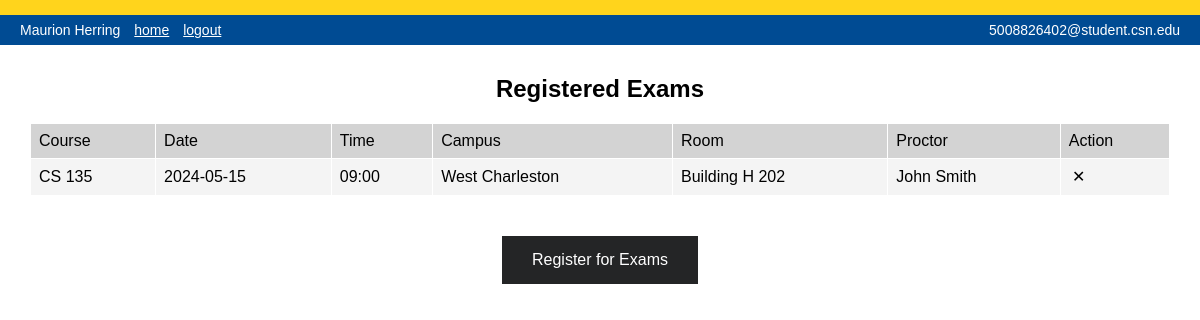
Page /registered_exams (signed in) on the earlier database version.
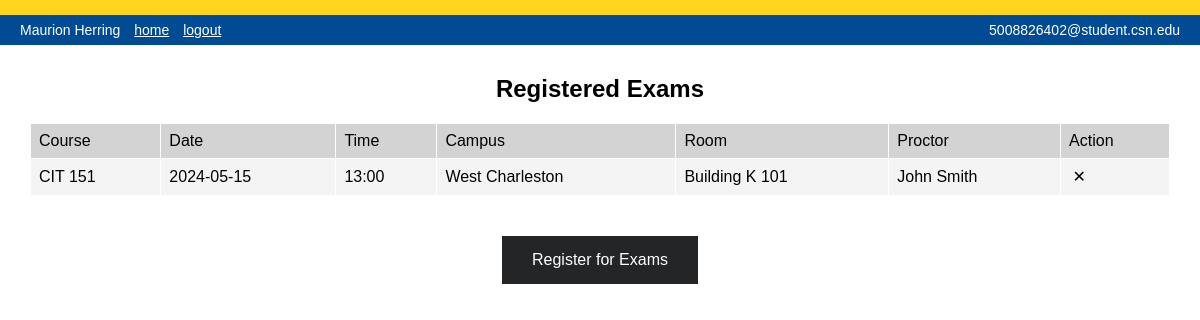
Same page on the later database version.
### tables this page shows
CREATE TABLE EXAM_REGISTRATIONS (
    RegistrationID INTEGER PRIMARY KEY AUTOINCREMENT,
    StudentID INTEGER NOT NULL,
    Exam_ID INTEGER NOT NULL,
    RegistrationDate DATETIME DEFAULT CURRENT_TIMESTAMP,
    FOREIGN KEY (StudentID) REFERENCES STUDENTS(StudentID),
    FOREIGN KEY (Exam_ID) REFERENCES EXAMS(Exam_ID),
    UNIQUE(StudentID, Exam_ID)
);

CREATE TABLE EXAMS (
    Exam_ID INTEGER PRIMARY KEY AUTOINCREMENT,
    LocationID INTEGER NOT NULL,
    Exam_Name TEXT NOT NULL,
    ExamDate DATE NOT NULL,
    ExamTime TIME NOT NULL,
    ProctorID INTEGER NOT NULL,
    ExamCapacity INTEGER DEFAULT 20 CHECK (ExamCapacity <= 20),
    CurrentEnrollment INTEGER DEFAULT 0 CHECK (CurrentEnrollment <= ExamCapacity),
    Class TEXT NOT NULL,
    FOREIGN KEY (LocationID) REFERENCES LOCATION(LocationID),
    FOREIGN KEY (ProctorID) REFERENCES FACULTY(FacultyID)
);

CREATE TABLE LOCATION (
    LocationID INTEGER PRIMARY KEY AUTOINCREMENT,
    CampusName TEXT NOT NULL,
    Building TEXT NOT NULL,
    RoomNumber TEXT NOT NULL,
    UNIQUE(CampusName, Building, RoomNumber)
);

### app.py (the view)
@app.route('/registered_exams')
def registered_exams():
    if 'user_id' not in session or session.get('role') != 'Student':
        return redirect(url_for('login'))
    student = database.get_student_details(session['user_id'])
    if not student:
        return redirect(url_for('login'))
    registrations = database.get_student_exams(student['StudentID'])
    exam_count = database.get_registered_exam_count(student['StudentID'])
    return render_template('registered_exams.html',
                         registrations=registrations,
                         exam_count=exam_count)

### database.py (called while the page is built)
def get_db_connection():
    conn = sqlite3.connect(DATABASE)
    conn.row_factory = sqlite3.Row
    return conn

def get_student_details(auth_id):
    conn = get_db_connection()
    student = conn.execute("""
        SELECT
            s.*,
            a.CSN_Email as Email,
            a.Role
        FROM STUDENTS s
        JOIN AUTHENTICATION a ON s.Auth_ID = a.Auth_ID
        WHERE a.Auth_ID = ?
    """, (auth_id,)).fetchone()
    conn.close()
    return student

def get_registered_exam_count(student_id):
    conn = get_db_connection()
    try:
        count = conn.execute("""
            SELECT COUNT(*) as count
            FROM EXAM_REGISTRATIONS
            WHERE StudentID = ?
        """, (student_id,)).fetchone()
        return count['count']
    finally:
        conn.close()

def get_student_exams(student_id):
    conn = get_db_connection()
    try:
        exams = conn.execute("""
            SELECT
                e.*,
                l.CampusName,
                l.Building,
                l.RoomNumber,
                f.FirstName || ' ' || f.LastName as ProctorName,
                er.RegistrationDate
            FROM EXAM_REGISTRATIONS er
            JOIN EXAMS e ON er.Exam_ID = e.Exam_ID
            JOIN LOCATION l ON e.LocationID = l.LocationID
            JOIN FACULTY f ON e.ProctorID = f.FacultyID
            WHERE er.StudentID = ?
            ORDER BY e.ExamDate, e.ExamTime
        """, (student_id,)).fetchall()
        return exams
    finally:
        conn.close()

### templates/registered_exams.html (shortened to what this page needs)
<!DOCTYPE html>
<html lang="en">
	<head>
    	<link rel="stylesheet" href="{{ url_for('static', filename='CSS/sheet-styles.css') }}">
	</head>
	<body>
    	<div class="header-bar">
        	<div class="user-name">{{ session.name }}
        	<a href="{{ url_for('student_home') }}">home</a> <a href="{{ url_for('logout') }}">logout</a>
        	</div>
        	<div class="user-email">{{ session.email }}</div>
   	 	</div>
    	<div class="content">
            <h1>Registered Exams</h1>
            {% if registrations %}
       		<table>
				<tr>
			    	<th>Course</th>
			       	<th>Date</th>
			       	<th>Time</th>
			       	<th>Campus</th>
			       	<th>Room</th>
			       	<th>Proctor</th>
			       	<th>Action</th>
			    </tr>
                {% for exam in registrations %}
			    <tr>
			       	<td>{{ exam.Class }}</td>
			       	<td>{{ exam.ExamDate }}</td>
			       	<td>{{ exam.ExamTime }}</td>
			       	<td>{{ exam.CampusName }}</td>
			       	<td>{{ exam.Building }} {{ exam.RoomNumber }}</td>
			       	<td>{{ exam.ProctorName }}</td>
			       	<td>
                        <form method="POST" action="{{ url_for('cancel_registration', exam_id=exam.Exam_ID) }}" style="display:inline;">
                            <button type="submit" class="btn">✕</button>
                        </form>
                    </td>
			    </tr>
                {% endfor %}
       	 	</table>
            {% else %}
            <p>You have not registered for any exams yet.</p>
            {% endif %}
            <div style="text-align: center; margin-top: 20px;">
                <a href="{{ url_for('register_exam') }}" class="button">Register for Exams</a>
            </div>
    	</div>
	</body>
</html>

### static/CSS/sheet-styles.css (style rules this page uses)
* { margin:0; padding:0; box-sizing: border-box; font-family: arial; }
html { border-top: 15px solid #ffd41c; }
.header-bar { background-color: #004b93; height: 30px; width: 100%; position: fixed; top: 15px; left: 0; display: flex; align-items: center; justify-content: space-between; padding: 0 20px; box-sizing: border-box; z-index: 1000; }
.user-name { font-family: arial; font-size: 14px; color: white; }
.user-name a { color: white; margin-left: 10px; font-size: 14px; }
.user-email { font-family: arial; font-size: 14px; color: white; }
.button { display: inline-block; margin: 20px; padding: 15px 30px; background-color: #242526; color: white; text-decoration: none; font-size: 16px; }
.content { margin-top: 60px; width: 100%; }
h1 { text-align: center; margin: 20px 0; font-size: 24px; color: black; }
table { width: 95%; border-collapse: collapse; margin: 0 auto; }
th { background-color: #d3d3d3; font-weight: normal; text-align: left; padding: 8px; border: 1px solid #fff; }
td { padding: 8px; border: 1px solid #fff; background-color: #f4f4f4; }
.btn { background: none; border: none; color: black; cursor: pointer; font-family: Arial; font-size: 16px; padding: 0; margin: 0; width: 20px; height: 20px; line-height: 20px; display: block; text-align: center; }
table .btn { margin: 0 auto; }
table .btn { background: none; border: none; color: black; cursor: pointer; font-family: Arial; font-size: 16px; padding: 0; margin: 0; width: 20px; height: 20px; line-height: 20px; display: block; text-align: center; }

Differences in the rows shown:
removed EXAM_REGISTRATIONS: Class "CS 135", ExamDate "2024-05-15", ExamTime "09:00", CampusName "West Charleston", Building "Building H", RoomNumber "202", ProctorName "John Smith"
added EXAM_REGISTRATIONS: Class "CIT 151", ExamDate "2024-05-15", ExamTime "13:00", CampusName "West Charleston", Building "Building K", RoomNumber "101", ProctorName "John Smith"
